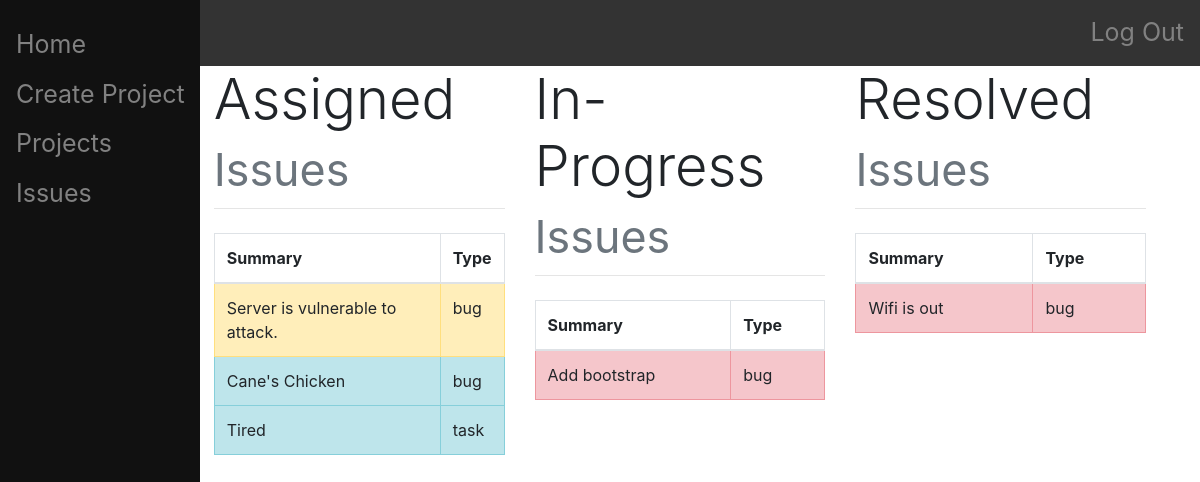
The page /issue/list/ (signed in) on the database its author committed.
### main/models.py (models this page shows, shortened)
class Issue(models.Model):
    project = models.ForeignKey(Project, on_delete=models.CASCADE)
    summary = models.CharField(max_length=200)
    description = models.CharField(max_length=1000)
    type = models.CharField(
        max_length = 4,
        choices = (
            ("task", "task"),
            ("bug", "bug"),
        ),
        default = "task"
    )
    priority = models.CharField(
        max_length = 7,
        choices = (
            ("blocker", "blocker"),
            ("major", "major"),
            ("minor", "minor"),
        ),
        default = "minor"
    )
    status = models.CharField(
        max_length = 11,
        choices = (
            ("assigned", "assigned"),
            ("in-progress", "in-progress"),
            ("resolved", "resolved"),
        ),
        default = "assigned"
    )
    assigner = models.ForeignKey(User, on_delete=models.CASCADE, related_name="issue_assigner", null=True)
    assignee = models.ForeignKey(User, on_delete=models.CASCADE, related_name="issue_assignee", null=True)
    date_created = models.DateTimeField(editable=False)
    date_updated = models.DateTimeField()
    files = JSONField(default=list)

### main/views.py (the view)
# urls.py: path("issue/list/", views.issue_list, name="issue_list")
def issue_list(response):
    authenticate(response)
    assigned = []
    in_progress = []
    resolved = []
    for i in Issue.objects.all():
        members = []
        members.append(i.assignee.username)
        members.append(i.assigner.username)
        user = response.user.username
        if user in members:
            if i.status == "assigned":
                assigned.append(i)
            elif i.status == "in-progress":
                in_progress.append(i)
            else:
                resolved.append(i)
    return render(response, "main/issue-list.html", {"assigned":assigned, "in_progress":in_progress, "resolved":resolved})

### main/views.py (called while the page is built)
def authenticate(response):
    if not response.user.is_authenticated:
        return HttpResponseRedirect("/login/")

### main/templates/main/issue-list.html (shortened to what this page needs)
{% extends "main/base.html" %}
{% block content %}
    <div class="row">
        <div class="table-responsive col-md-4">
            <h1 class="display-4">
              Assigned
              <small class="text-muted">Issues</small>
            </h1>
            <hr class="mt-0 mb-4">
            <table class="table table-hover table-bordered">
                <thead>
                    <tr>
                        <th scope="col">Summary</th>
                        <th scope="col">Type</th>
                    </tr>
                </thead>
                <tbody>
                    {% for i in assigned %}
                        {% if i.priority == "blocker" %}
                            <tr class="table-danger" style="transform: rotate(0);">
                        {% elif i.priority == "major" %}
                            <tr class="table-warning" style="transform: rotate(0);">
                        {% else %}
                            <tr class="table-info" style="transform: rotate(0);">
                        {% endif %}
                        <th style="font-weight:normal" scope="row"><a href="/project/{{i.project.id}}/issue/{{i.id}}" class="stretched-link"></a>{{i.summary}}</th>
                            <td>{{i.type}}</td>
                        </tr>
                    {% endfor %}
                </tbody>
            </table>
        </div>
        <div class="table-responsive col-md-4">
            <h1 class="display-4">
              In-Progress
              <small class="text-muted">Issues</small>
            </h1>
            <hr class="mt-0 mb-4">
            <table class="table table-hover table-bordered caption-top">
                <thead>
                    <tr>
                        <th scope="col">Summary</th>
                        <th scope="col">Type</th>
                    </tr>
                </thead>
                <tbody>
                    {% for i in in_progress %}
                        {% if i.priority == "blocker" %}
                            <tr class="table-danger" style="transform: rotate(0);">
                        {% elif i.priority == "major" %}
                            <tr class="table-warning" style="transform: rotate(0);">
                        {% else %}
                            <tr class="table-info" style="transform: rotate(0);">
                        {% endif %}
                        <th style="font-weight:normal" scope="row"><a href="/project/{{i.project.id}}/issue/{{i.id}}" class="stretched-link"></a>{{i.summary}}</th>
                            <td>{{i.type}}</td>
                        </tr>
                    {% endfor %}
                </tbody>
            </table>
        </div>
        <div class="table-responsive col-md-4">
            <h1 class="display-4">
              Resolved
              <small class="text-muted">Issues</small>
            </h1>
            <hr class="mt-0 mb-4">
            <table class="table table-hover table-bordered caption-top">
                <thead>
                    <tr>
                        <th scope="col">Summary</th>
                        <th scope="col">Type</th>
                    </tr>
                </thead>
                <tbody>
                    {% for i in resolved %}
                        {% if i.priority == "blocker" %}
                            <tr class="table-danger" style="transform: rotate(0);">
                        {% elif i.priority == "major" %}
                            <tr class="table-warning" style="transform: rotate(0);">
                        {% else %}
                            <tr class="table-info" style="transform: rotate(0);">
                        {% endif %}
                        <th style="font-weight:normal" scope="row"><a href="/project/{{i.project.id}}/issue/{{i.id}}" class="stretched-link"></a>{{i.summary}}</th>
                            <td>{{i.type}}</td>
                        </tr>
                    {% endfor %}
                </tbody>
            </table>
        </div>
    </div>
{% endblock %}

### rows shown on the page
Issue: summary "Server is vulnerable to attack.", type "bug"
Issue: summary "Cane's Chicken", type "bug"
Issue: summary "Tired", type "task"
Issue: summary "Add bootstrap", type "bug"
Issue: summary "Wifi is out", type "bug"
